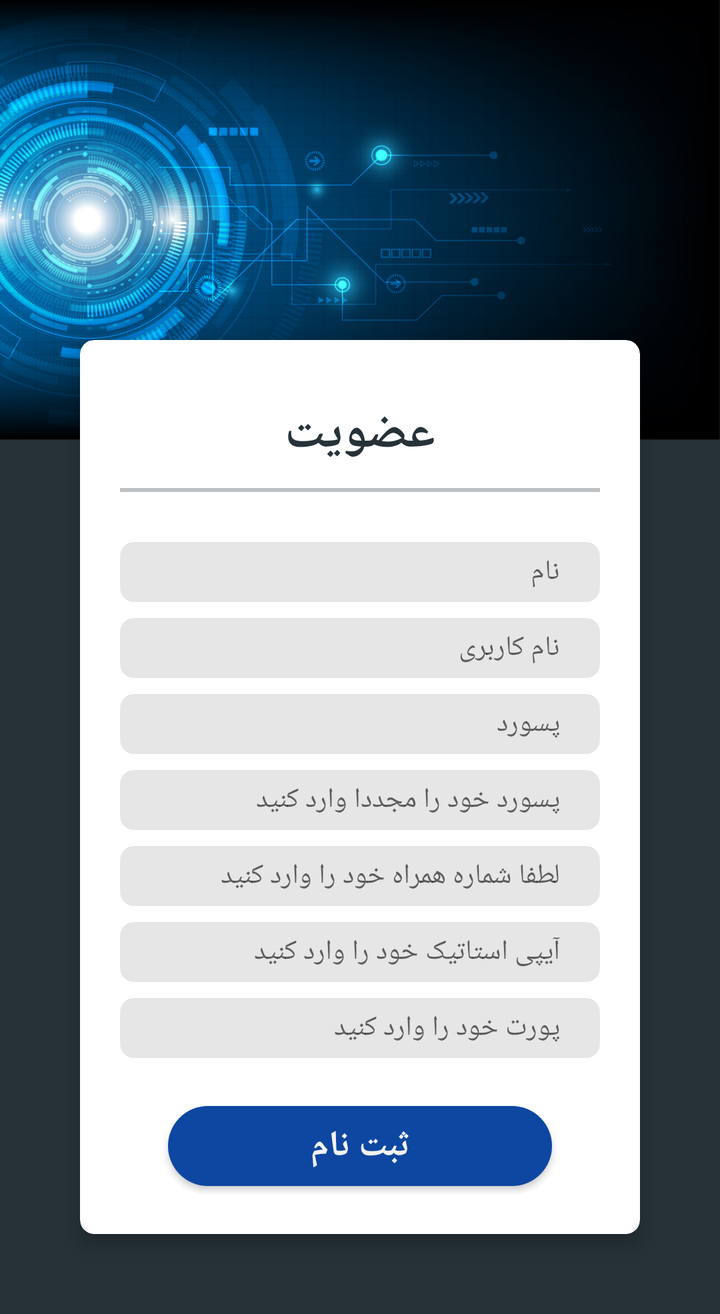
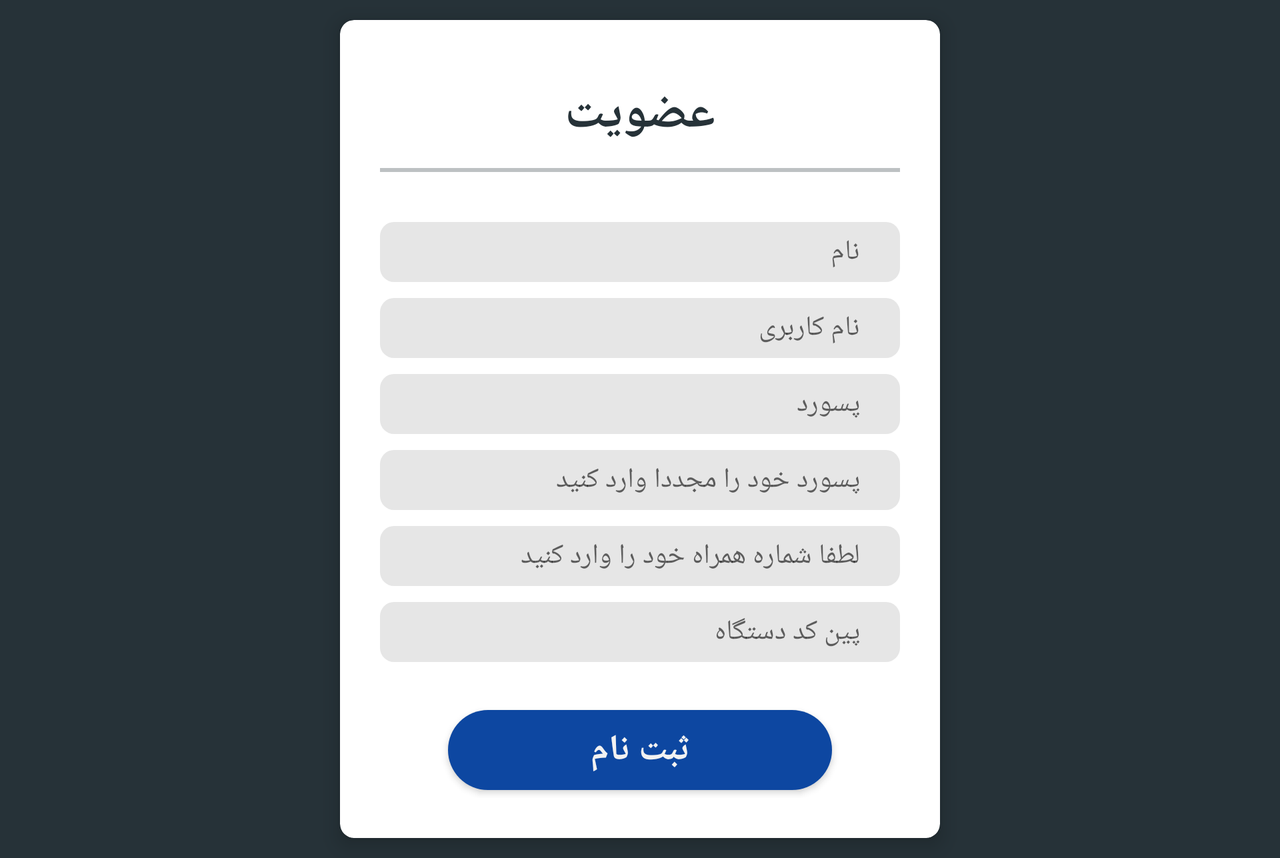

Compare how this app lays out the same screen by default and in its alternative resource folder. The renders come first, then the two layout files and the values they reference.
<!-- AndroidManifest.xml: application theme AppTheme -->
<!-- res/layout/activity_register.xml -->
<?xml version="1.0" encoding="utf-8"?>
<ScrollView xmlns:android="http://schemas.android.com/apk/res/android"
    xmlns:app="http://schemas.android.com/apk/res-auto"
    xmlns:tools="http://schemas.android.com/tools"
    android:layout_width="match_parent"
    android:layout_height="match_parent"
    android:background="@color/blue_grey_900"
    tools:context=".register">
    <RelativeLayout
        android:layout_width="match_parent"
        android:layout_height="match_parent">
    <View
        android:layout_width="match_parent"
        android:layout_height="220dp"
        android:background="@drawable/baba"/>

    <LinearLayout
        android:layout_width="match_parent"
        android:layout_height="match_parent"
        android:orientation="vertical"
        android:padding="20dp">

        <ImageView
            android:layout_width="90dp"
            android:layout_height="90dp"
            android:layout_gravity="center_horizontal"
            android:layout_marginTop="20dp"
            android:layout_marginBottom="20dp" />

       <ScrollView
           android:layout_width="match_parent"
           android:layout_height="wrap_content">
           <android.support.v7.widget.CardView
               android:layout_width="match_parent"
               android:layout_height="wrap_content"
               android:layout_margin="20dp"
               app:cardCornerRadius="7dp"
               app:cardElevation="6dp">

               <LinearLayout
                   android:layout_width="match_parent"
                   android:layout_height="wrap_content"
                   android:orientation="vertical"
                   android:padding="20dp">

                   <TextView
                       android:layout_width="wrap_content"
                       android:layout_height="wrap_content"
                       android:layout_gravity="center_horizontal"
                       android:layout_marginTop="10dp"
                       android:layout_marginBottom="10dp"
                       android:text="@string/Login_Title"
                       android:textColor="@color/grey_90"
                       android:textSize="25dp"
                       android:textStyle="bold" />

                   <View
                       android:layout_width="match_parent"
                       android:layout_height="2dp"
                       android:layout_marginBottom="25dp"
                       android:alpha="0.3"
                       android:background="@color/grey_90" />

                   <android.support.design.widget.TextInputEditText
                       android:id="@+id/edt_name"
                       android:layout_width="match_parent"
                       android:layout_height="30dp"
                       android:layout_gravity="right"
                       android:background="@drawable/edt"

                       android:gravity="right|center_vertical"
                       android:hint="نام"
                       android:inputType="text"
                       android:maxLength="50"
                       android:maxLines="1"
                       android:paddingRight="@dimen/max_margin"
                       android:singleLine="true"
                       android:textSize="@dimen/text_nomral" />

                   <android.support.design.widget.TextInputEditText
                       android:id="@+id/edt_signUp_username"
                       android:layout_width="match_parent"
                       android:layout_height="30dp"
                       android:layout_gravity="right"
                       android:layout_marginTop="@dimen/Standard_margin"
                       android:background="@drawable/edt"
                       android:gravity="right|center_vertical"
                       android:hint="@string/username"
                       android:inputType="text"
                       android:maxLength="50"
                       android:maxLines="1"
                       android:paddingRight="@dimen/max_margin"
                       android:singleLine="true"
                       android:textSize="@dimen/text_nomral" />

                   <android.support.design.widget.TextInputEditText
                       android:id="@+id/edt_signUp_passWord"
                       android:layout_width="match_parent"
                       android:layout_height="30dp"
                       android:layout_gravity="right"
                       android:layout_marginTop="@dimen/Standard_margin"
                       android:background="@drawable/edt"
                       android:gravity="right|center_vertical"
                       android:hint="@string/password"
                       android:inputType="text"
                       android:maxLength="50"
                       android:maxLines="1"
                       android:paddingRight="@dimen/max_margin"
                       android:singleLine="true"
                       android:textSize="@dimen/text_nomral" />

                   <android.support.design.widget.TextInputEditText
                       android:id="@+id/edt_rapeat_password"
                       android:layout_width="match_parent"
                       android:layout_height="30dp"
                       android:layout_gravity="right"
                       android:layout_marginTop="@dimen/Standard_margin"
                       android:background="@drawable/edt"
                       android:gravity="right|center_vertical"
                       android:hint="پسورد خود را مجددا وارد کنید"
                       android:inputType="text"
                       android:maxLength="50"
                       android:maxLines="1"
                       android:paddingRight="@dimen/max_margin"
                       android:singleLine="true"
                       android:textSize="@dimen/text_nomral" />

                   <android.support.design.widget.TextInputEditText
                       android:id="@+id/reg_edt_phone"
                       android:layout_width="match_parent"
                       android:layout_height="30dp"
                       android:layout_gravity="right"
                       android:layout_marginTop="@dimen/Standard_margin"
                       android:background="@drawable/edt"
                       android:gravity="right|center_vertical"
                       android:hint="لطفا شماره همراه خود را وارد کنید"
                       android:inputType="text"
                       android:maxLength="50"
                       android:maxLines="1"
                       android:paddingRight="@dimen/max_margin"
                       android:singleLine="true"
                       android:textSize="@dimen/text_nomral" />
                   <android.support.design.widget.TextInputEditText
                       android:id="@+id/reg_edt_ip"
                       android:layout_width="match_parent"
                       android:layout_height="30dp"
                       android:layout_gravity="right"
                       android:layout_marginTop="@dimen/Standard_margin"
                       android:background="@drawable/edt"
                       android:gravity="right|center_vertical"
                       android:hint="آیپی استاتیک خود را وارد کنید"
                       android:inputType="text"
                       android:maxLength="50"
                       android:maxLines="1"
                       android:paddingRight="@dimen/max_margin"
                       android:singleLine="true"
                       android:textSize="@dimen/text_nomral" />
                   <android.support.design.widget.TextInputEditText
                       android:id="@+id/reg_edt_port"
                       android:layout_width="match_parent"
                       android:layout_height="30dp"
                       android:layout_gravity="right"
                       android:layout_marginTop="@dimen/Standard_margin"
                       android:background="@drawable/edt"
                       android:gravity="right|center_vertical"
                       android:hint="پورت خود را وارد کنید"
                       android:inputType="text"
                       android:maxLength="50"
                       android:maxLines="1"
                       android:paddingRight="@dimen/max_margin"
                       android:singleLine="true"
                       android:textSize="@dimen/text_nomral" />

                   <Button
                       android:id="@+id/btn_signUp"
                       android:layout_width="200dp"
                       android:layout_height="wrap_content"
                       android:layout_gravity="center"
                       android:layout_marginLeft="30dp"
                       android:layout_marginTop="@dimen/max_margin"
                       android:layout_marginRight="30dp"
                       android:background="@drawable/btn_round"
                       android:text="ثبت نام"
                       android:textColor="@color/grey_5"
                       android:textSize="@dimen/text_larg"
                       android:textStyle="bold" />

               </LinearLayout>

           </android.support.v7.widget.CardView>
       </ScrollView>
    </LinearLayout>
    </RelativeLayout>
</ScrollView>
<!-- resources referenced by this layout -->
<resources>
  <color name="blue_grey_900">#263238</color>
  <color name="grey_5">#f2f2f2</color>
  <color name="grey_90">#263238</color>
  <dimen name="Standard_margin">8dp</dimen>
  <dimen name="max_margin">20dp</dimen>
  <dimen name="text_larg">18sp</dimen>
  <dimen name="text_nomral">14sp</dimen>
  <!-- drawable baba: png bitmap (drawable, 547284 bytes) -->
  <!-- drawable btn_round: vector/xml drawable (drawable, 2227 chars, omitted) -->
  <!-- drawable edt (drawable) -->
  <?xml version="1.0" encoding="utf-8"?>
  <shape xmlns:android="http://schemas.android.com/apk/res/android">
      <solid android:color="#e6e6e6"></solid>
      <corners android:radius="7dp"/>
  </shape>
  <string name="Login_Title">عضویت</string>
  <string name="password">پسورد</string>
  <string name="username">نام کاربری</string>
  <style name="AppTheme" parent="Theme.AppCompat.Light.DarkActionBar">
          
          <item name="colorPrimary">#302e33</item>
          <item name="colorPrimaryDark">@color/colorPrimaryDark</item>
          <item name="colorAccent">@color/colorAccent</item>
  
      </style>
  <color name="colorPrimaryDark">#1565C0</color>
  <color name="colorAccent">#FF4081</color>
</resources>
<!-- res/layout-land/activity_register.xml (the repository's variant of the layout above) -->
<!-- drawn on the phone turned sideways -->
<?xml version="1.0" encoding="utf-8"?>
<ScrollView xmlns:android="http://schemas.android.com/apk/res/android"
    xmlns:app="http://schemas.android.com/apk/res-auto"
    xmlns:tools="http://schemas.android.com/tools"
    android:layout_width="match_parent"
    android:layout_height="match_parent"
    android:background="@color/blue_grey_900"
    tools:context=".register">
    <RelativeLayout
        android:layout_width="match_parent"
        android:layout_height="match_parent">
        <android.support.v7.widget.CardView
            android:layout_centerInParent="true"
            android:layout_width="wrap_content"
            android:layout_height="wrap_content"
            android:layout_margin="10dp"
            app:cardCornerRadius="7dp"
            app:cardElevation="6dp">

            <LinearLayout
                android:layout_width="match_parent"
                android:layout_height="wrap_content"
                android:orientation="vertical"
                android:padding="20dp">

                <TextView
                    android:layout_width="wrap_content"
                    android:layout_height="wrap_content"
                    android:layout_gravity="center_horizontal"
                    android:layout_marginTop="10dp"
                    android:layout_marginBottom="10dp"
                    android:text="@string/Login_Title"
                    android:textColor="@color/grey_90"
                    android:textSize="25dp"
                    android:textStyle="bold" />

                <View
                    android:layout_width="match_parent"
                    android:layout_height="2dp"
                    android:layout_marginBottom="25dp"
                    android:alpha="0.3"
                    android:background="@color/grey_90" />

                <android.support.design.widget.TextInputEditText
                    android:id="@+id/edt_name"
                    android:layout_width="match_parent"
                    android:layout_height="30dp"
                    android:layout_gravity="right"
                    android:background="@drawable/edt"

                    android:gravity="right|center_vertical"
                    android:hint="نام"
                    android:inputType="text"
                    android:maxLength="50"
                    android:maxLines="1"
                    android:paddingRight="@dimen/max_margin"
                    android:singleLine="true"
                    android:textSize="@dimen/text_nomral" />

                <android.support.design.widget.TextInputEditText
                    android:id="@+id/edt_signUp_username"
                    android:layout_width="match_parent"
                    android:layout_height="30dp"
                    android:layout_gravity="right"
                    android:layout_marginTop="@dimen/Standard_margin"
                    android:background="@drawable/edt"
                    android:gravity="right|center_vertical"
                    android:hint="@string/username"
                    android:inputType="text"
                    android:maxLength="50"
                    android:maxLines="1"
                    android:paddingRight="@dimen/max_margin"
                    android:singleLine="true"
                    android:textSize="@dimen/text_nomral" />

                <android.support.design.widget.TextInputEditText
                    android:id="@+id/edt_signUp_passWord"
                    android:layout_width="match_parent"
                    android:layout_height="30dp"
                    android:layout_gravity="right"
                    android:layout_marginTop="@dimen/Standard_margin"
                    android:background="@drawable/edt"
                    android:gravity="right|center_vertical"
                    android:hint="@string/password"
                    android:inputType="text"
                    android:maxLength="50"
                    android:maxLines="1"
                    android:paddingRight="@dimen/max_margin"
                    android:singleLine="true"
                    android:textSize="@dimen/text_nomral" />

                <android.support.design.widget.TextInputEditText
                    android:id="@+id/edt_rapeat_password"
                    android:layout_width="match_parent"
                    android:layout_height="30dp"
                    android:layout_gravity="right"
                    android:layout_marginTop="@dimen/Standard_margin"
                    android:background="@drawable/edt"
                    android:gravity="right|center_vertical"
                    android:hint="پسورد خود را مجددا وارد کنید"
                    android:inputType="text"
                    android:maxLength="50"
                    android:maxLines="1"
                    android:paddingRight="@dimen/max_margin"
                    android:singleLine="true"
                    android:textSize="@dimen/text_nomral" />

                <android.support.design.widget.TextInputEditText
                    android:id="@+id/reg_edt_phone"
                    android:layout_width="match_parent"
                    android:layout_height="30dp"
                    android:layout_gravity="right"
                    android:layout_marginTop="@dimen/Standard_margin"
                    android:background="@drawable/edt"
                    android:gravity="right|center_vertical"
                    android:hint="لطفا شماره همراه خود را وارد کنید"
                    android:inputType="text"
                    android:maxLength="50"
                    android:maxLines="1"
                    android:paddingRight="@dimen/max_margin"
                    android:singleLine="true"
                    android:textSize="@dimen/text_nomral" />

                <android.support.design.widget.TextInputEditText
                    android:id="@+id/reg_edt_pin"
                    android:layout_width="match_parent"
                    android:layout_height="30dp"
                    android:layout_gravity="right"
                    android:layout_marginTop="@dimen/Standard_margin"
                    android:background="@drawable/edt"
                    android:gravity="right|center_vertical"
                    android:hint="پین کد دستگاه"
                    android:inputType="text"
                    android:maxLength="50"
                    android:maxLines="1"
                    android:paddingRight="@dimen/max_margin"
                    android:singleLine="true"
                    android:textSize="@dimen/text_nomral" />

                <Button
                    android:id="@+id/btn_signUp"
                    android:layout_width="200dp"
                    android:layout_height="wrap_content"
                    android:layout_gravity="center"
                    android:layout_marginLeft="30dp"
                    android:layout_marginTop="@dimen/max_margin"
                    android:layout_marginRight="30dp"
                    android:background="@drawable/btn_round"
                    android:text="ثبت نام"
                    android:textColor="@color/grey_5"
                    android:textSize="@dimen/text_larg"
                    android:textStyle="bold" />

            </LinearLayout>

        </android.support.v7.widget.CardView>
    </RelativeLayout>

</ScrollView>
<!-- resources referenced by the variant -->
<!-- as the phone turned sideways resolves them -->
<resources>
  <color name="blue_grey_900">#263238</color>
  <color name="grey_5">#f2f2f2</color>
  <color name="grey_90">#263238</color>
  <dimen name="Standard_margin">8dp</dimen>
  <dimen name="max_margin">20dp</dimen>
  <dimen name="text_larg">18sp</dimen>
  <dimen name="text_nomral">14sp</dimen>
  <!-- drawable btn_round: vector/xml drawable (drawable, 2227 chars, omitted) -->
  <!-- drawable edt (drawable) -->
  <?xml version="1.0" encoding="utf-8"?>
  <shape xmlns:android="http://schemas.android.com/apk/res/android">
      <solid android:color="#e6e6e6"></solid>
      <corners android:radius="7dp"/>
  </shape>
  <string name="Login_Title">عضویت</string>
  <string name="password">پسورد</string>
  <string name="username">نام کاربری</string>
  <style name="AppTheme" parent="Theme.AppCompat.Light.DarkActionBar">
          
          <item name="colorPrimary">#302e33</item>
          <item name="colorPrimaryDark">@color/colorPrimaryDark</item>
          <item name="colorAccent">@color/colorAccent</item>
  
      </style>
  <color name="colorPrimaryDark">#1565C0</color>
  <color name="colorAccent">#FF4081</color>
</resources>
